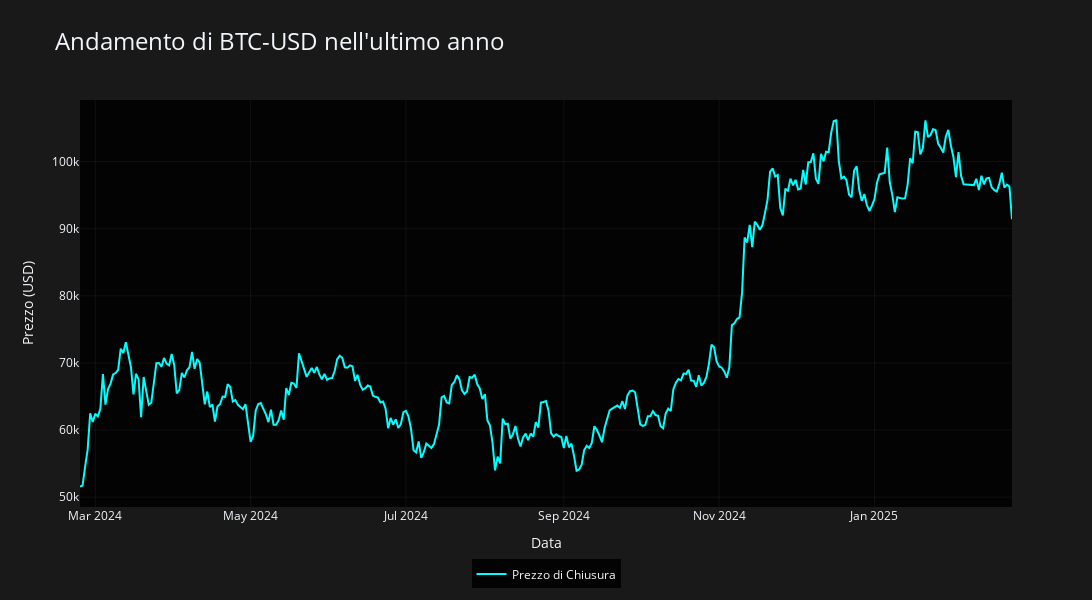

Notebook cell for this chart:
### Code cell
# Download and data cleaned

END_DATE = datetime.now().strftime('%Y-%m-%d')
TIMEFRAMES = ['1d', '1h', '30m', '15m', '5m', '1m']

def calculate_start_date(SELECTED_TF):
    """Calcola la data di inizio in base al timeframe selezionato."""
    if SELECTED_TF == '1d':
        return '2015-01-01'  # Scarica tutto lo storico disponibile
    elif SELECTED_TF == '1h':
        return (datetime.now() - timedelta(days=729)).strftime('%Y-%m-%d')    # Ultimi 729 giorni
    elif SELECTED_TF in ['30m', '15m', '5m']:       
        return (datetime.now() - timedelta(days=59)).strftime('%Y-%m-%d')     # Ultimi 59 giorni
    elif SELECTED_TF in ['1m']: 
        return (datetime.now() - timedelta(days=8)).strftime('%Y-%m-%d')     # Ultimi 8 giorni
# Questa soluzione e' stata adottata per via dei limiti di yfinance nel download dei dati


data = yf.download(SYMBOL, start=calculate_start_date(SELECTED_TF), end=END_DATE, interval=SELECTED_TF)   


# Filtra i dati per gli ultimi 4 anni
def filter_last_4_years(data):
    """Filtra il DataFrame per includere solo gli ultimi 4 anni."""
    end_date = data.index.max()  # Data finale
    start_date = end_date - pd.DateOffset(years=4)  # Data di inizio 4 anni fa
    return data.loc[start_date:end_date]


# Filtra i dati per gli ultimi 1 anni
def filter_last_1_year(data):
    """Filtra il DataFrame per includere solo gli ultimi 1 anno."""
    end_date = data.index.max()  # Data finale
    start_date = end_date - pd.DateOffset(years=1)  # Data di inizio 1 anno fa
    return data.loc[start_date:end_date]


# Pulizia dei dati per rimuovere valori nulli e infiniti
data.replace([np.inf, -np.inf], np.nan, inplace=True)           # Sostituisce i valori infiniti positivi e negativi con NaN
data.interpolate(method='linear', inplace=True)                 # Interpola i valori NaN con un metodo lineare
null_values_after = data.isnull().sum().sum()                   # Conta i valori nulli dopo la pulizia
null_values_before = data.isnull().sum().sum()                  # Conta i valori nulli prima della pulizia
zero_values_after = (data == 0).sum().sum()                     # Conta i valori zero dopo la pulizia
zero_values_before = (data == 0).sum().sum()                    # Conta i valori zero prima della pulizia
if null_values_before > 0 or zero_values_before > 0:
    data.replace([np.inf, -np.inf], np.nan, inplace=True)           # Sostituisce i valori infiniti positivi e negativi con NaN
data.interpolate(method='linear', inplace=True)                


# Debug sul numero di valori nulli e zero prima del trattamento di pulizia, solo se presenti
if null_values_before > 0 or zero_values_before > 0:
    print(f"\nNumero di valori nulli prima del trattamento: {null_values_before}")
    print(f"\nNumero di valori zero prima del trattamento: {zero_values_before}")


# Pulizia dei dati
data.replace([np.inf, -np.inf], np.nan, inplace=True)
data.replace(0, np.nan, inplace=True)
data.dropna(inplace=True)
data.ffill(inplace=True)


# Debug sul numero di valori nulli e zero dopo il trattamento di pulizia
if null_values_after > 0 or zero_values_after > 0:
    print(f"\nNumero di valori nulli dopo il trattamento: {null_values_after}")
    print(f"\nNumero di valori zero dopo il trattamento: {zero_values_after}")


# Stampa se ci sono valori nulli o zero
if null_values_after == 0 and zero_values_after == 0:
    print("\nNon ci sono valori nulli o zero.")
else:
    print("\nCi sono valori nulli o zero.")


# Debug sul numero di records trattati dopo la pulizia
print(f"\nNumero di records dopo la pulizia: {len(data)}")
print(f"\nTimeframe usato: {SELECTED_TF}\n")
print("\nDownload Data Cleaned")


# Dati scaricati e ripuliti
print(f"\nDati scaricati con successo per {SYMBOL} da {calculate_start_date(SELECTED_TF)} a {END_DATE}.")
print(tabulate(data.head(10), headers='keys', tablefmt='grid'))
print(tabulate(data.tail(10), headers='keys', tablefmt='grid'))

# Aggiungi questa funzione per graficare i dati
def plot_data(data):
    """Grafica i dati usando Plotly con tema dark."""
    # Debug: verifica dei dati
    print("\nVerifica dati prima del plotting:")
    print(f"Numero di righe nel dataset: {len(data)}")
    print("\nPrime 5 righe dei dati:")
    print(tabulate(data.head(), headers='keys', tablefmt='grid'))
    
    # Verifica che ci siano dati validi
    if len(data) == 0:
        print("ERRORE: Il dataset è vuoto!")
        return
    
    fig = go.Figure()
    
    # Aggiungi la traccia del prezzo di chiusura
    fig.add_trace(
        go.Scatter(
            x=data.index,
            y=data[('Close', 'BTC-USD')],
            name='Prezzo di Chiusura',
            line=dict(color='cyan', width=2)
        )
    )
    
    # Imposta il layout
    fig.update_layout(
        title=dict(
            text=f'Andamento di {SYMBOL} nell\'ultimo anno',
            font=dict(size=24)
        ),
        xaxis_title='Data',
        yaxis_title='Prezzo (USD)',
        template='plotly_dark',
        showlegend=True,
        width=1800,
        height=600,
        paper_bgcolor='rgba(0,0,0,0.9)',
        plot_bgcolor='rgba(0,0,0,0.9)',
        # Configurazione della legenda sotto il grafico
        legend=dict(
            orientation="h",     # orientamento orizzontale
            yanchor="bottom",   # ancora della legenda in basso
            y=-0.2,            # posizione verticale (negativa per metterla sotto il grafico)
            xanchor="center",   # ancora orizzontale al centro
            x=0.5              # posizione orizzontale al centro
        )
    )
    
    # Aggiungi griglia con colore grigio e trasparenza
    fig.update_xaxes(showgrid=True, gridcolor='rgba(128, 128, 128, 0.1)', gridwidth=1)
    fig.update_yaxes(showgrid=True, gridcolor='rgba(128, 128, 128, 0.1)', gridwidth=1)
    
    fig.show()

# Filtra i dati per l'ultimo anno e grafica
last_year_data = filter_last_1_year(data)  # Filtra i dati per l'ultimo anno
plot_data(last_year_data)  # Grafica i dati

### Figure 1 — Plotly figure (JSON) as saved in the notebook; plotly's stock layout.template omitted (floating-point values rounded to 4 significant figures; data arrays with more than 128 entries replaced by an {"elided": "..."} marker saying what was removed)
{"data": [{"line": {"color": "cyan", "width": 2}, "name": "Prezzo di Chiusura", "type": "scatter", "x": {"elided": "367 str values"}, "y": {"elided": "367 float values"}}], "layout": {"height": 600, "legend": {"orientation": "h", "x": 0.5, "xanchor": "center", "y": -0.2, "yanchor": "bottom"}, "paper_bgcolor": "rgba(0,0,0,0.9)", "plot_bgcolor": "rgba(0,0,0,0.9)", "showlegend": true, "title": {"font": {"size": 24}, "text": "Andamento di BTC-USD nell'ultimo anno"}, "width": 1800, "xaxis": {"gridcolor": "rgba(128, 128, 128, 0.1)", "gridwidth": 1, "showgrid": true, "title": {"text": "Data"}}, "yaxis": {"gridcolor": "rgba(128, 128, 128, 0.1)", "gridwidth": 1, "showgrid": true, "title": {"text": "Prezzo (USD)"}}}}
